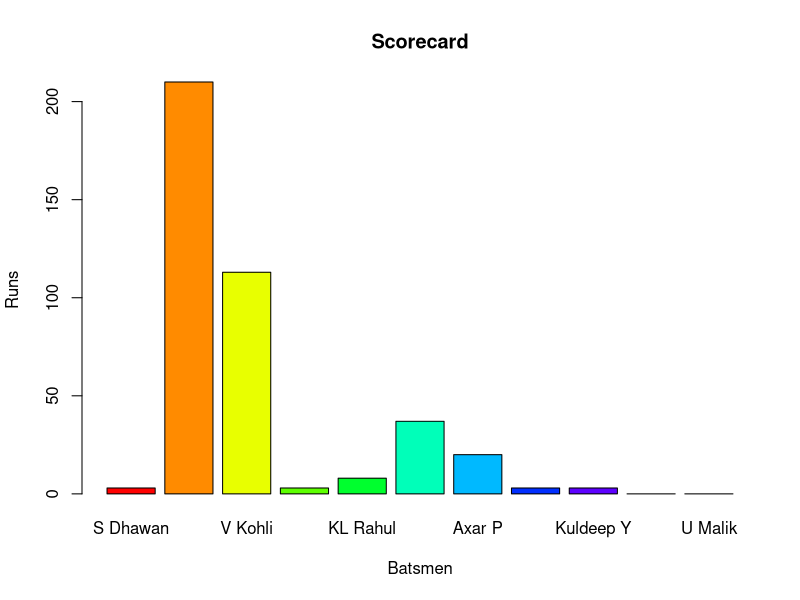

R code for this plot:
runs = c(3,210,113,3,8,37,20,3,3,0,0)

batsmen = c("S Dhawan",
            "I Kishan",
            "V Kohli",
            "S Iyer",
            "KL Rahul",
            "W Sundar",
            "Axar P",
            "S Thakur",
            "Kuldeep Y",
            "M Siraj",
            "U Malik")

colours = c("darkred",
            "red",
            "orange",
            "yellow",
            "darkgreen",
            "green",
            "deepskyblue",
            "darkblue",
            "blue",
            "purple",
            "violet")

png(file = "Bar Plot 3.jpeg")

barplot(runs,
        xlab = "Batsmen",
        ylab = "Runs",
        names.arg = batsmen,
        main="Scorecard",
        col = rainbow(length((runs))))

dev.off()